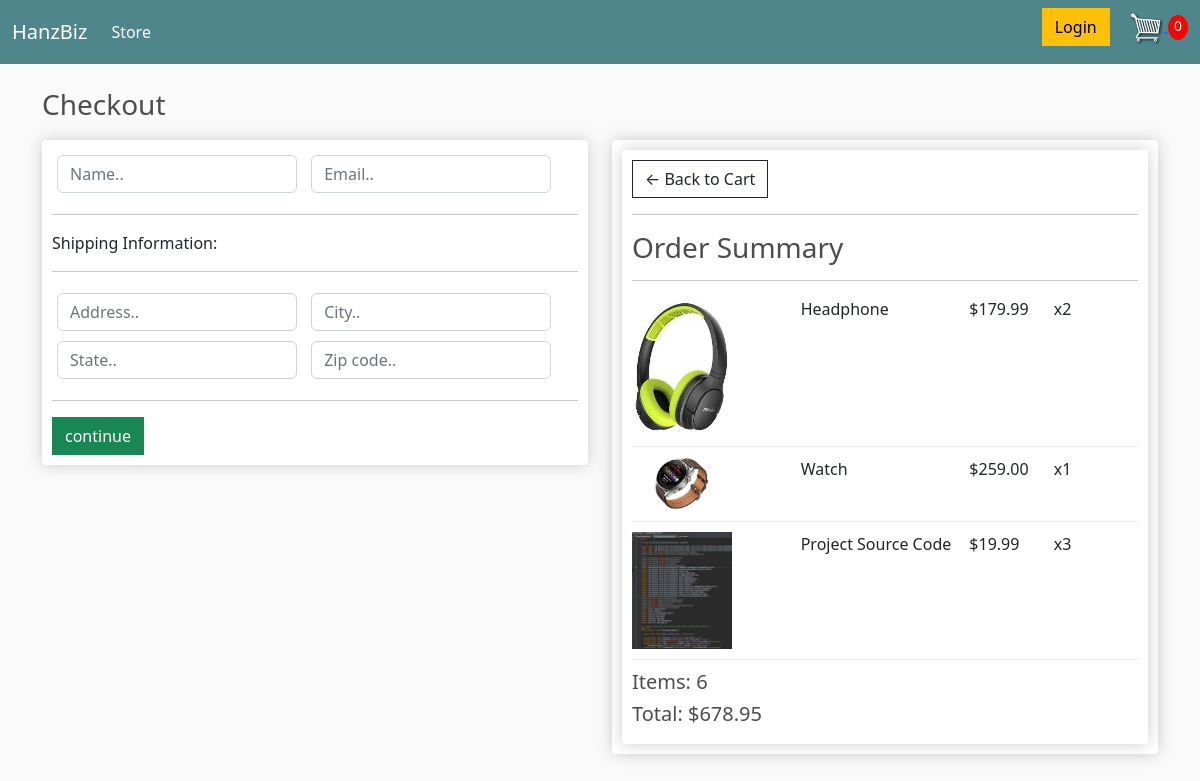
Screenshot of /checkout/ (signed in) with the database file from the repository.
### store/models.py (models this page shows, shortened)
class OrderItem(models.Model):
    product = models.ForeignKey(Product, on_delete=models.SET_NULL, null=True)
    order = models.ForeignKey(Order, on_delete=models.SET_NULL, null=True)
    quantity = models.IntegerField(default=0, null=True, blank=True)
    date_added = models.DateTimeField(auto_now_add=True)
    @property
    def get_total(self):
        total = self.product.price * self.quantity
        return total

class Product(models.Model):
    name = models.CharField(max_length=200, null=True)
    price = models.FloatField()
    digital = models.BooleanField(default=False, null=True, blank=False)
    image = models.ImageField(null=True, blank=True)
    @property
    def imageURL(self):
        try:
            url = self.image.url
        except:
            url = ''
        return url

class Order(models.Model):
    customer = models.ForeignKey(Customer, on_delete=models.SET_NULL, null=True, blank=True)
    date_ordered = models.DateTimeField(auto_now_add=True)
    complete = models.BooleanField(default=False, null=True, blank=False)
    transaction_id = models.CharField(max_length=200, null=True)
    @property
    def get_cart_total(self):
        orderitems = self.orderitem_set.all()
        total = sum([item.get_total for item in orderitems])
        return total
    @property
    def get_cart_item(self):
        orderitems = self.orderitem_set.all()
        total = sum([item.quantity for item in orderitems])
        return total

### store/views.py (the view)
# urls.py: path('checkout/', views.checkout, name = "checkout"),
def checkout(request):
    if request.user.is_authenticated:
        customer = request.user.customer
        order, created = Order.objects.get_or_create(customer = customer, complete=False)
        items = order.orderitem_set.all()
    else:
        order = {'get_cart_total': 0, 'get_cart_item': 0}
        items = []
    context = {'items': items, 'order': order}
    return render(request, 'store/checkout.html', context)

### store/templates/store/checkout.html (shortened to what this page needs)
{% extends 'store/main.html' %}
{% load static %}
{% block content %}
<h3>Checkout</h3>
<div class="row">
	<div class="col-lg-6">
		<div class="box-element" id="form-wrapper">
            <form id="form">
                <div id="user-info">
                    <div class="form-field">
                        <input required class="form-control" type="text" name="name" placeholder="Name..">
                    </div>
                    <div class="form-field">
                        <input required class="form-control" type="email" name="email" placeholder="Email..">
                    </div>
                </div>
                <div id="shipping-info">
                    <hr>
                    <p>Shipping Information:</p>
                    <hr>
                    <div class="form-field">
                        <input class="form-control" type="text" name="address" placeholder="Address..">
                    </div>
                    <div class="form-field">
                        <input class="form-control" type="text" name="city" placeholder="City..">
                    </div>
                    <div class="form-field">
                        <input class="form-control" type="text" name="state" placeholder="State..">
                    </div>
                    <div class="form-field">
                        <input class="form-control" type="text" name="zipcode" placeholder="Zip code..">
                    </div>
                </div>
                <hr>
                <input id="form-button" class="btn btn-success btn-block" value="continue" type="submit">
            </form>
		</div>
        <br>
	</div>
	<div class="col-lg-6">
		<div class="box-element">
            <div class="box-element">
                <a  class="btn btn-outline-dark" href="{% url 'cart' %}">&#x2190; Back to Cart</a>
                <hr>
                <h3>Order Summary</h3>
                <hr>
                {% for item in items %}
                <div class="cart-row">
                    <div style="flex:2"><img class="row-image" src="{{ item.product.imageURL }}"></div>
                    <div style="flex:2"><p>{{ item.product.name }}</p></div>
                    <div style="flex:1"><p>${{item.product.price | floatformat:2}}</p></div>
                    <div style="flex:1"><p>x{{ item.quantity }}</p></div>
                </div>
                {% endfor %}
                <h5>Items: {{order.get_cart_item}}</h5>
                <h5>Total:   ${{ order.get_cart_total | floatformat:2}}</h5>
            </div>
		</div>
	</div>
</div>
{% endblock content %}

### static/css/main.css (style rules this page uses)
body { background-color: hsl(0, 0%, 98%); }
h1,h2,h3,h4,h5,h6 { color:hsl(0, 0%, 30%); }
.box-element { box-shadow:hsl(0, 0%, 80%) 0 0 16px; background-color: #fff; border-radius: 4px; padding: 10px; }
.col-lg-4, .col-lg-6, .col-lg-8, .col-lg-12 { margin-top: 10px; }
.btn { border-radius: 0; }
.row-image { width: 100px; }
.form-field { width:250px; display: inline-block; padding: 5px; }
.cart-row { display: flex; align-items: flex-stretch; padding-bottom: 10px; margin-bottom: 10px; border-bottom: 1px solid #ececec; }

### rows the page displays
OrderItem: product.imageURL (picture), product.name "Headphone", product.price "179.99", quantity "2"
OrderItem: product.imageURL (picture), product.name "Watch", product.price "259.00", quantity "1"
OrderItem: product.imageURL (picture), product.name "Project Source Code", product.price "19.99", quantity "3"
Order: get_cart_item "6", get_cart_total "678.95"
